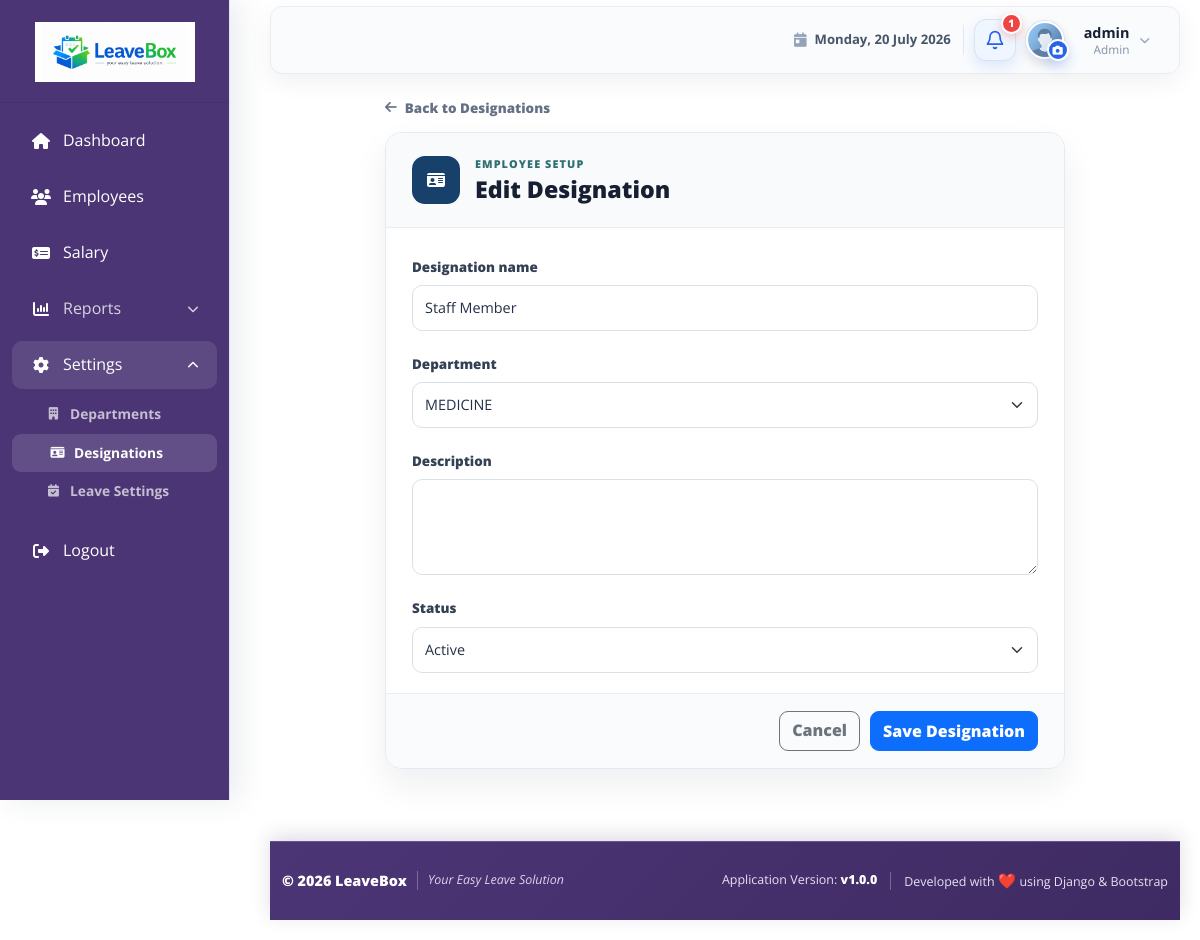
The page /employee/setup/designations/1/edit/ (signed in) on the database its author committed.
### accounts/models.py (models this page shows, shortened)
class User(AbstractUser):
    ROLE_CHOICES = (
        ('ADMIN', 'Admin/HR'),
        ('EMPLOYEE', 'Employee'),
    )
    role = models.CharField(max_length=10, choices=ROLE_CHOICES, default='EMPLOYEE')
    phone = models.CharField(max_length=15, blank=True, null=True)

### employees/models.py (models this page shows, shortened)
class EmpDesignation(models.Model):
    class Status(models.TextChoices):
        ACTIVE = 'ACTIVE', 'Active'
        INACTIVE = 'INACTIVE', 'Inactive'
    designation_id = models.CharField(
        max_length=12,
        unique=True,
        editable=False,
        default=generate_designation_id,
    )
    designation_name = models.CharField(max_length=100, unique=True)
    description = models.TextField(blank=True)
    department = models.ForeignKey(
        'departments.Department',
        on_delete=models.SET_NULL,
        null=True,
        blank=True,
        related_name='designations',
    )
    status = models.CharField(
        max_length=8,
        choices=Status.choices,
        default=Status.ACTIVE,
    )
    created_at = models.DateTimeField(auto_now_add=True)
    updated_at = models.DateTimeField(auto_now=True)
    created_by = models.ForeignKey(
        settings.AUTH_USER_MODEL,
        on_delete=models.SET_NULL,
        null=True,
        blank=True,
        related_name='created_employee_designations',
    )
    class Meta:
        verbose_name = 'Employee Designation'
        verbose_name_plural = 'Employee Designations'
        ordering = ['designation_name']
        constraints = [
            models.UniqueConstraint(
                Lower('designation_name'),
                name='unique_emp_designation_name_ci',
            ),
        ]

### employees/views.py (the view, shortened to what this page needs)
# urls.py: path('setup/designations/<int:pk>/edit/', views.DesignationUpdateView.as_view(), name='designation_edit'),
class DesignationUpdateView(LoginRequiredMixin, AdminAccessMixin, UpdateView):
    model = EmpDesignation
    form_class = EmpDesignationForm
    template_name = 'setup/designation_form.html'
    success_url = reverse_lazy('designation_list')

### templates/setup/designation_form.html (shortened to what this page needs)
{% extends 'base/base.html' %}
{% load static %}
{% block extra_css %}
    <link rel="stylesheet" href="{% static 'css/setup.css' %}">
{% endblock %}
{% block content %}
<div class="setup-form-page">
    <a href="{% url 'designation_list' %}" class="setup-back-link">
        <i class="fas fa-arrow-left" aria-hidden="true"></i>
        Back to Designations
    </a>
    <section class="setup-form-card">
        <header class="setup-form-header">
            <span><i class="fas fa-id-card" aria-hidden="true"></i></span>
            <div>
                <p>Employee setup</p>
                <h1>{% if object %}Edit Designation{% else %}Add Designation{% endif %}</h1>
            </div>
        </header>
        <form method="post" class="setup-form" novalidate>
            {% for field in form %}
                <div class="setup-field">
                    <label for="{{ field.id_for_label }}" class="form-label">{{ field.label }}</label>
                    {{ field }}
                </div>
            {% endfor %}
            <div class="setup-form-actions">
                <a href="{% url 'designation_list' %}" class="btn btn-outline-secondary">Cancel</a>
                <button type="submit" class="btn btn-primary">Save Designation</button>
            </div>
        </form>
    </section>
</div>
{% endblock %}

### templates/base/base.html (shortened to what this page needs)
{% load static navigation_tags %}
<!DOCTYPE html>
<html lang="en">
<head>
    <link rel="stylesheet" href="{% static 'css/bootstrap-5.3.2.min.css' %}">
    <link rel="stylesheet" href="https://cdnjs.cloudflare.com/ajax/libs/font-awesome/6.4.0/css/all.min.css">
    <link rel="stylesheet" href="{% static 'css/dashboard.css' %}">
    <link rel="stylesheet" href="{% static 'css/apply_leave.css' %}">
    <link rel="stylesheet" href="{% static 'css/footer.css' %}">
    {% block extra_css %}{% endblock %}
</head>
<body>
    <div class="sidebar">
        <div class="sidebar-logo">
            <a href="{% url 'dashboard' %}" aria-label="LeaveBox dashboard">
                <img src="{% static 'images/leavebox-logo.png' %}" alt="LeaveBox Logo" class="site-logo">
            </a>
        </div>
        {% url_name_active request 'dashboard' 'adm_dashboard' 'emp_dashboard' as dashboard_active %}
        {% url_name_active request 'employee_list' 'employee_detail' 'employee_admin_edit' 'employee_admin_update' as employees_active %}
        {% url_name_active request 'salary_list' 'salary_add' 'salary_edit' as salary_active %}
        {% url_name_active request 'department_list' 'department_add' 'department_edit' 'department_delete' as departments_active %}
        {% url_name_active request 'designation_list' 'designation_add' 'designation_edit' 'designation_delete' as designations_active %}
        {% url_name_active request 'leave_type_list' 'leave_type_add' 'leave_type_edit' 'leave_type_delete' as leave_settings_active %}
        {% url_name_active request 'leave_apply' as leave_apply_active %}
        {% url_name_active request 'attendance_history' as attendance_active %}
        {% url_name_active request 'leave_report' 'attendance_report' as reports_active %}
        <ul>
            <li{% if dashboard_active %} class="active"{% endif %}>
                <a href="{% url 'dashboard' %}">
                    <i class="fas fa-home"></i>
                    Dashboard
                </a>
            </li>
             {% if user.is_superuser or user.is_staff or user.role == 'ADMIN' %}
            <li{% if employees_active %} class="active"{% endif %}>
                <a href="{% url 'employee_list' %}">
                    <i class="fas fa-users" role="img" aria-label="Employees"></i>
                    Employees
                </a>
            </li>
            <li{% if salary_active %} class="active"{% endif %}>
                <a href="{% url 'salary_list' %}">
                    <i class="fas fa-money-check-dollar" role="img" aria-label="Salary"></i>
                    Salary
                </a>
            </li>
            <li class="sidebar-menu-group{% if reports_active %} active is-open{% endif %}">
                <button type="button" class="sidebar-menu-toggle" aria-expanded="{% if reports_active %}true{% else %}false{% endif %}" aria-controls="reportsSubmenu">
                    <span><i class="fas fa-chart-column" aria-hidden="true"></i> Reports</span>
                    <i class="fas fa-chevron-down sidebar-menu-chevron" aria-hidden="true"></i>
                </button>
            </li>
            <li class="sidebar-menu-group{% if departments_active or designations_active or leave_settings_active %} active is-open{% endif %}">
                <button
                    type="button"
                    class="sidebar-menu-toggle"
                    aria-expanded="{% if departments_active or designations_active or leave_settings_active %}true{% else %}false{% endif %}"
                    aria-controls="settingsSubmenu"
                >
                    <span>
                        <i class="fa-solid fa-gear" aria-hidden="true"></i>
                        Settings
                    </span>
                    <i class="fas fa-chevron-down sidebar-menu-chevron" aria-hidden="true"></i>
                </button>
                <ul class="sidebar-submenu" id="settingsSubmenu">
                    <li>
                        <a href="{% url 'department_list' %}"{% if departments_active %} class="active"{% endif %}>
                            <i class="fas fa-building"></i>
                            Departments
                        </a>
                    </li>
                    <li>
                        <a href="{% url 'designation_list' %}"{% if designations_active %} class="active"{% endif %}>
                            <i class="fas fa-id-card"></i>
                            Designations
                        </a>
                    </li>
                    <li>
                        <a href="{% url 'leave_type_list' %}"{% if leave_settings_active %} class="active"{% endif %}>
                            <i class="fas fa-calendar-check"></i>
                            Leave Settings
                        </a>
                    </li>
                </ul>
            </li>
            {% endif %}
            <li>
                <a href="{% url 'accounts:logout' %}">
                    <i class="fas fa-sign-out-alt"></i>
                    Logout
                </a>
            </li>
        </ul>
    </div>
    <main class="content-wrapper dashboard-content-wrapper">
        <nav class="navbar navbar-expand-lg navbar-light dashboard-navbar mb-2">
            <div class="container-fluid">
                <div class="dashboard-profile-slot">
                    <div class="dashboard-navbar-date" aria-label="Current date">
                        <i class="fas fa-calendar-day" aria-hidden="true"></i>
                        <span class="dashboard-navbar-date-full">{% now "l, d F Y" %}</span>
                    </div>
                    <div class="dashboard-notification-dropdown">
                        <button class="dashboard-notification-button" type="button" id="notificationDropdown" aria-label="Notifications{% if pending_leave_count %}: {{ pending_leave_count }} pending leave request{{ pending_leave_count|pluralize }}{% endif %}" aria-haspopup="true" aria-expanded="false">
                            <svg class="dashboard-notification-icon" viewBox="0 0 24 24" aria-hidden="true">
                                <path d="M18 8a6 6 0 0 0-12 0c0 7-3 7-3 9h18c0-2-3-2-3-9"></path>
                                <path d="M13.73 21a2 2 0 0 1-3.46 0"></path>
                            </svg>
                            {% if pending_leave_count %}
                                <span class="dashboard-notification-badge" aria-hidden="true">{{ pending_leave_count }}</span>
                            {% endif %}
                        </button>
                    </div>
                    <div class="dropdown dashboard-profile-dropdown">
                        <div class="dashboard-avatar-control">
                            <a class="dashboard-avatar-link" href="{% url 'employee_profile_edit' %}" aria-label="Manage profile picture">
                                <span class="dashboard-avatar-wrap">
                                    <img src="{{ current_profile_picture_url|default:default_avatar_url }}" alt="{{ user.get_full_name|default:user.username }} profile picture" class="dashboard-avatar js-profile-avatar" onerror="this.onerror=null;this.src='{{ default_avatar_url }}';">
                                </span>
                            </a>
                            <button class="dashboard-avatar-camera" type="button" data-bs-toggle="modal" data-bs-target="#dashboardAvatarModal" aria-label="Change profile picture">
                                <i class="fas fa-camera" aria-hidden="true"></i>
                            </button>
                        </div>
                        <button class="dashboard-profile-trigger" type="button" id="userDropdown" aria-haspopup="true" aria-controls="userDropdownMenu" aria-expanded="false">
                            <span class="dashboard-profile-copy">
                                <strong>{{ user.get_full_name|default:user.username }}</strong>
                                <small>
                                    {% if user.employee_profile.designation %}
                                        {{ user.employee_profile.designation }}
                                    {% elif user.is_superuser or user.is_staff or user.role == 'ADMIN' %}
                                        Admin
                                    {% else %}
                                        {{ user.get_role_display|default:"Employee" }}
                                    {% endif %}
                                </small>
                            </span>
                            <i class="fas fa-chevron-down dashboard-profile-chevron" aria-hidden="true"></i>
                        </button>
                    </div>
                </div>
            </div>
        </nav>
        <div class="container-fluid">
            {% block content %}{% endblock %}
        </div>
        {% include 'base/footer.html' %}
    </main>
</body>
</html>

### rows shown on the page
User: get_full_name "admin"
EmpDesignation: form "Staff Member" "MEDICINE" "Active"

### other values the page prints
{{ pending_leave_count }} "1"
{{ field.label }} "Designation name" "Department" "Description" "Status"
